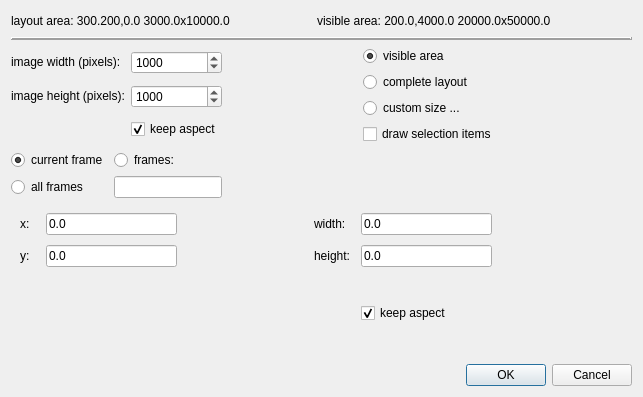
<?xml version="1.0" encoding="UTF-8"?>
<ui version="4.0">
<comment> Begin CVS Header </comment>
<comment>   $Source: /fs/turing/cvs/copasi_dev/copasi/layoutUI/CQScreenshotDialog.ui,v $ </comment>
<comment>   $Revision: 1.1.2.1 $ </comment>
<comment>   $Name: Build-33 $ </comment>
<comment>   $Author: gauges $ </comment>
<comment>   $Date: 2011/03/02 17:42:52 $ </comment>
<comment> End CVS Header </comment>

<comment> Copyright (C) 2011 by Pedro Mendes, Virginia Tech Intellectual </comment>
<comment> Properties, Inc., University of Heidelberg, and The University </comment>
<comment> of Manchester. </comment>
<comment> All rights reserved. </comment>

 <comment> All rights reserved. </comment>
 <class>screenshot_option_dialog</class>
 <widget class="QDialog" name="screenshot_option_dialog">
  <property name="windowModality">
   <enum>Qt::ApplicationModal</enum>
  </property>
  <property name="geometry">
   <rect>
    <x>0</x>
    <y>0</y>
    <width>643</width>
    <height>397</height>
   </rect>
  </property>
  <property name="sizePolicy">
   <sizepolicy hsizetype="MinimumExpanding" vsizetype="MinimumExpanding">
    <horstretch>0</horstretch>
    <verstretch>0</verstretch>
   </sizepolicy>
  </property>
  <property name="maximumSize">
   <size>
    <width>643</width>
    <height>414</height>
   </size>
  </property>
  <property name="windowTitle">
   <string>Screenshot Settings</string>
  </property>
  <property name="sizeGripEnabled">
   <bool>false</bool>
  </property>
  <property name="modal">
   <bool>false</bool>
  </property>
  <layout class="QVBoxLayout" name="verticalLayout_3">
   <item>
    <layout class="QHBoxLayout" name="horizontalLayout_24">
     <property name="sizeConstraint">
      <enum>QLayout::SetFixedSize</enum>
     </property>
     <item>
      <widget class="QLabel" name="layout_area_label">
       <property name="sizePolicy">
        <sizepolicy hsizetype="Preferred" vsizetype="Fixed">
         <horstretch>0</horstretch>
         <verstretch>0</verstretch>
        </sizepolicy>
       </property>
       <property name="text">
        <string>layout area: 300.200,0.0 3000.0x10000.0</string>
       </property>
      </widget>
     </item>
     <item>
      <spacer name="horizontalSpacer_16">
       <property name="orientation">
        <enum>Qt::Horizontal</enum>
       </property>
       <property name="sizeHint" stdset="0">
        <size>
         <width>20</width>
         <height>20</height>
        </size>
       </property>
      </spacer>
     </item>
     <item>
      <widget class="QLabel" name="visible_area_label">
       <property name="sizePolicy">
        <sizepolicy hsizetype="Preferred" vsizetype="Fixed">
         <horstretch>0</horstretch>
         <verstretch>0</verstretch>
        </sizepolicy>
       </property>
       <property name="text">
        <string>visible area: 200.0,4000.0 20000.0x50000.0</string>
       </property>
      </widget>
     </item>
     <item>
      <spacer name="horizontalSpacer_17">
       <property name="orientation">
        <enum>Qt::Horizontal</enum>
       </property>
       <property name="sizeHint" stdset="0">
        <size>
         <width>20</width>
         <height>20</height>
        </size>
       </property>
      </spacer>
     </item>
    </layout>
   </item>
   <item>
    <widget class="Line" name="line">
     <property name="frameShadow">
      <enum>QFrame::Raised</enum>
     </property>
     <property name="lineWidth">
      <number>2</number>
     </property>
     <property name="orientation">
      <enum>Qt::Horizontal</enum>
     </property>
    </widget>
   </item>
   <item>
    <layout class="QHBoxLayout" name="horizontalLayout_2">
     <property name="sizeConstraint">
      <enum>QLayout::SetFixedSize</enum>
     </property>
     <item>
      <layout class="QGridLayout" name="gridLayout">
       <item row="0" column="0">
        <widget class="QLabel" name="image_width_label">
         <property name="sizePolicy">
          <sizepolicy hsizetype="Preferred" vsizetype="Fixed">
           <horstretch>0</horstretch>
           <verstretch>0</verstretch>
          </sizepolicy>
         </property>
         <property name="toolTip">
          <string extracomment="the x position of the area that is drawn"/>
         </property>
         <property name="text">
          <string>image width (pixels):</string>
         </property>
         <property name="buddy">
          <cstring>mpImageHeightSpinbox</cstring>
         </property>
        </widget>
       </item>
       <item row="0" column="1">
        <widget class="QSpinBox" name="mpImageWidthSpinbox">
         <property name="minimumSize">
          <size>
           <width>60</width>
           <height>0</height>
          </size>
         </property>
         <property name="minimum">
          <number>100</number>
         </property>
         <property name="maximum">
          <number>10000</number>
         </property>
         <property name="singleStep">
          <number>100</number>
         </property>
         <property name="value">
          <number>1000</number>
         </property>
        </widget>
       </item>
       <item row="1" column="0">
        <widget class="QLabel" name="image_height_label">
         <property name="sizePolicy">
          <sizepolicy hsizetype="Preferred" vsizetype="Fixed">
           <horstretch>0</horstretch>
           <verstretch>0</verstretch>
          </sizepolicy>
         </property>
         <property name="toolTip">
          <string extracomment="the y position of the area that is drawn"/>
         </property>
         <property name="text">
          <string>image height (pixels):</string>
         </property>
         <property name="buddy">
          <cstring>mpImageHeightSpinbox</cstring>
         </property>
        </widget>
       </item>
       <item row="1" column="1">
        <widget class="QSpinBox" name="mpImageHeightSpinbox">
         <property name="minimumSize">
          <size>
           <width>60</width>
           <height>0</height>
          </size>
         </property>
         <property name="minimum">
          <number>100</number>
         </property>
         <property name="maximum">
          <number>10000</number>
         </property>
         <property name="singleStep">
          <number>100</number>
         </property>
         <property name="value">
          <number>1000</number>
         </property>
        </widget>
       </item>
       <item row="2" column="1">
        <widget class="QCheckBox" name="mpKeepImageAspectCheckbox">
         <property name="toolTip">
          <string extracomment="determines if width and height aspect for the image is fixed"/>
         </property>
         <property name="text">
          <string>keep aspect</string>
         </property>
         <property name="checked">
          <bool>true</bool>
         </property>
        </widget>
       </item>
      </layout>
     </item>
     <item>
      <spacer name="horizontalSpacer_5">
       <property name="orientation">
        <enum>Qt::Horizontal</enum>
       </property>
       <property name="sizeHint" stdset="0">
        <size>
         <width>40</width>
         <height>20</height>
        </size>
       </property>
      </spacer>
     </item>
     <item>
      <layout class="QVBoxLayout" name="verticalLayout_2">
       <item>
        <layout class="QVBoxLayout" name="verticalLayout">
         <item>
          <widget class="QRadioButton" name="mpVisibleButton">
           <property name="toolTip">
            <string extracomment="if selected, the area that is currently visible will be in the screenshot"/>
           </property>
           <property name="text">
            <string>visible area</string>
           </property>
           <property name="checked">
            <bool>true</bool>
           </property>
          </widget>
         </item>
         <item>
          <widget class="QRadioButton" name="mpCompleteButton">
           <property name="toolTip">
            <string extracomment="if selected, the complete layout is drawn"/>
           </property>
           <property name="text">
            <string>complete layout</string>
           </property>
          </widget>
         </item>
         <item>
          <widget class="QRadioButton" name="mpCustomButton">
           <property name="toolTip">
            <string extracomment="the area given by the coordinates below is drawn"/>
           </property>
           <property name="text">
            <string>custom size ...</string>
           </property>
          </widget>
         </item>
        </layout>
       </item>
       <item>
        <widget class="QCheckBox" name="mpDrawSelectionCheckbox">
         <property name="toolTip">
          <string extracomment="determines if the selection is visible in the screenshot"/>
         </property>
         <property name="text">
          <string>draw selection items</string>
         </property>
         <property name="checked">
          <bool>false</bool>
         </property>
        </widget>
       </item>
      </layout>
     </item>
     <item>
      <spacer name="horizontalSpacer_15">
       <property name="orientation">
        <enum>Qt::Horizontal</enum>
       </property>
       <property name="sizeHint" stdset="0">
        <size>
         <width>40</width>
         <height>20</height>
        </size>
       </property>
      </spacer>
     </item>
    </layout>
   </item>
   <item>
    <widget class="QWidget" name="mpFramesWidget" native="true">
     <property name="enabled">
      <bool>true</bool>
     </property>
     <property name="sizePolicy">
      <sizepolicy hsizetype="Preferred" vsizetype="Fixed">
       <horstretch>0</horstretch>
       <verstretch>0</verstretch>
      </sizepolicy>
     </property>
     <layout class="QGridLayout" name="gridLayout_4">
      <property name="sizeConstraint">
       <enum>QLayout::SetFixedSize</enum>
      </property>
      <property name="margin">
       <number>0</number>
      </property>
      <item row="0" column="0">
       <widget class="QRadioButton" name="mpCurrentFrameButton">
        <property name="text">
         <string>current frame</string>
        </property>
        <property name="checked">
         <bool>true</bool>
        </property>
       </widget>
      </item>
      <item row="0" column="1">
       <widget class="QRadioButton" name="mpFramesButton">
        <property name="text">
         <string>frames:</string>
        </property>
       </widget>
      </item>
      <item row="1" column="0">
       <widget class="QRadioButton" name="mpAllFramesButton">
        <property name="text">
         <string>all frames</string>
        </property>
       </widget>
      </item>
      <item row="1" column="1">
       <widget class="QLineEdit" name="mpFramesEdit">
        <property name="enabled">
         <bool>true</bool>
        </property>
       </widget>
      </item>
     </layout>
    </widget>
   </item>
   <item>
    <widget class="QWidget" name="mpAdvancedWidget" native="true">
     <property name="enabled">
      <bool>true</bool>
     </property>
     <layout class="QGridLayout" name="gridLayout_2">
      <item row="0" column="0">
       <widget class="QLabel" name="x_label">
        <property name="sizePolicy">
         <sizepolicy hsizetype="Preferred" vsizetype="Fixed">
          <horstretch>0</horstretch>
          <verstretch>0</verstretch>
         </sizepolicy>
        </property>
        <property name="toolTip">
         <string extracomment="the x position of the area that is drawn"/>
        </property>
        <property name="text">
         <string>x:</string>
        </property>
        <property name="buddy">
         <cstring>mpXLineEdit</cstring>
        </property>
       </widget>
      </item>
      <item row="0" column="1">
       <widget class="QLineEdit" name="mpXLineEdit">
        <property name="enabled">
         <bool>true</bool>
        </property>
        <property name="text">
         <string>0.0</string>
        </property>
       </widget>
      </item>
      <item row="0" column="2">
       <spacer name="horizontalSpacer_2">
        <property name="orientation">
         <enum>Qt::Horizontal</enum>
        </property>
        <property name="sizeHint" stdset="0">
         <size>
          <width>92</width>
          <height>13</height>
         </size>
        </property>
       </spacer>
      </item>
      <item row="0" column="3">
       <widget class="QLabel" name="width_label">
        <property name="sizePolicy">
         <sizepolicy hsizetype="Preferred" vsizetype="Fixed">
          <horstretch>0</horstretch>
          <verstretch>0</verstretch>
         </sizepolicy>
        </property>
        <property name="toolTip">
         <string extracomment="the width in model coordinates of the area that is drawn"/>
        </property>
        <property name="text">
         <string>width:</string>
        </property>
        <property name="buddy">
         <cstring>mpWidthLineEdit</cstring>
        </property>
       </widget>
      </item>
      <item row="0" column="4">
       <widget class="QLineEdit" name="mpWidthLineEdit">
        <property name="enabled">
         <bool>true</bool>
        </property>
        <property name="text">
         <string>0.0</string>
        </property>
       </widget>
      </item>
      <item row="0" column="5">
       <spacer name="horizontalSpacer_18">
        <property name="orientation">
         <enum>Qt::Horizontal</enum>
        </property>
        <property name="sizeHint" stdset="0">
         <size>
          <width>92</width>
          <height>13</height>
         </size>
        </property>
       </spacer>
      </item>
      <item row="1" column="0">
       <widget class="QLabel" name="y_label">
        <property name="sizePolicy">
         <sizepolicy hsizetype="Preferred" vsizetype="Fixed">
          <horstretch>0</horstretch>
          <verstretch>0</verstretch>
         </sizepolicy>
        </property>
        <property name="toolTip">
         <string extracomment="the y position of the area that is drawn"/>
        </property>
        <property name="text">
         <string>y:</string>
        </property>
        <property name="buddy">
         <cstring>mpYLineEdit</cstring>
        </property>
       </widget>
      </item>
      <item row="1" column="1">
       <widget class="QLineEdit" name="mpYLineEdit">
        <property name="enabled">
         <bool>true</bool>
        </property>
        <property name="text">
         <string>0.0</string>
        </property>
       </widget>
      </item>
      <item row="1" column="2">
       <spacer name="horizontalSpacer">
        <property name="orientation">
         <enum>Qt::Horizontal</enum>
        </property>
        <property name="sizeHint" stdset="0">
         <size>
          <width>92</width>
          <height>30</height>
         </size>
        </property>
       </spacer>
      </item>
      <item row="1" column="3">
       <widget class="QLabel" name="height_label">
        <property name="sizePolicy">
         <sizepolicy hsizetype="Preferred" vsizetype="Fixed">
          <horstretch>0</horstretch>
          <verstretch>0</verstretch>
         </sizepolicy>
        </property>
        <property name="toolTip">
         <string extracomment="the height in model coordinates of the area that is drawn"/>
        </property>
        <property name="text">
         <string>height:</string>
        </property>
        <property name="buddy">
         <cstring>mpHeightLineEdit</cstring>
        </property>
       </widget>
      </item>
      <item row="1" column="4">
       <widget class="QLineEdit" name="mpHeightLineEdit">
        <property name="enabled">
         <bool>true</bool>
        </property>
        <property name="text">
         <string>0.0</string>
        </property>
       </widget>
      </item>
      <item row="1" column="5">
       <spacer name="horizontalSpacer_3">
        <property name="orientation">
         <enum>Qt::Horizontal</enum>
        </property>
        <property name="sizeHint" stdset="0">
         <size>
          <width>92</width>
          <height>30</height>
         </size>
        </property>
       </spacer>
      </item>
      <item row="2" column="0">
       <spacer name="verticalSpacer_4">
        <property name="orientation">
         <enum>Qt::Vertical</enum>
        </property>
        <property name="sizeHint" stdset="0">
         <size>
          <width>20</width>
          <height>22</height>
         </size>
        </property>
       </spacer>
      </item>
      <item row="2" column="1">
       <spacer name="verticalSpacer">
        <property name="orientation">
         <enum>Qt::Vertical</enum>
        </property>
        <property name="sizeHint" stdset="0">
         <size>
          <width>48</width>
          <height>22</height>
         </size>
        </property>
       </spacer>
      </item>
      <item row="2" column="2">
       <spacer name="verticalSpacer_2">
        <property name="orientation">
         <enum>Qt::Vertical</enum>
        </property>
        <property name="sizeHint" stdset="0">
         <size>
          <width>40</width>
          <height>22</height>
         </size>
        </property>
       </spacer>
      </item>
      <item row="2" column="3">
       <spacer name="verticalSpacer_5">
        <property name="orientation">
         <enum>Qt::Vertical</enum>
        </property>
        <property name="sizeHint" stdset="0">
         <size>
          <width>41</width>
          <height>22</height>
         </size>
        </property>
       </spacer>
      </item>
      <item row="2" column="4">
       <widget class="QCheckBox" name="mpKeepAreaAspectCheckbox">
        <property name="toolTip">
         <string extracomment="determines if the width and height apect ratio is fixed"/>
        </property>
        <property name="text">
         <string>keep aspect</string>
        </property>
        <property name="checked">
         <bool>true</bool>
        </property>
       </widget>
      </item>
      <item row="2" column="5">
       <spacer name="verticalSpacer_3">
        <property name="orientation">
         <enum>Qt::Vertical</enum>
        </property>
        <property name="sizeHint" stdset="0">
         <size>
          <width>40</width>
          <height>22</height>
         </size>
        </property>
       </spacer>
      </item>
     </layout>
    </widget>
   </item>
   <item>
    <widget class="QDialogButtonBox" name="buttonBox">
     <property name="orientation">
      <enum>Qt::Horizontal</enum>
     </property>
     <property name="standardButtons">
      <set>QDialogButtonBox::Cancel|QDialogButtonBox::Ok</set>
     </property>
    </widget>
   </item>
  </layout>
 </widget>
 <tabstops>
  <tabstop>buttonBox</tabstop>
  <tabstop>mpImageWidthSpinbox</tabstop>
  <tabstop>mpImageHeightSpinbox</tabstop>
  <tabstop>mpKeepImageAspectCheckbox</tabstop>
  <tabstop>mpVisibleButton</tabstop>
  <tabstop>mpCompleteButton</tabstop>
  <tabstop>mpCustomButton</tabstop>
  <tabstop>mpDrawSelectionCheckbox</tabstop>
  <tabstop>mpCurrentFrameButton</tabstop>
  <tabstop>mpAllFramesButton</tabstop>
  <tabstop>mpFramesButton</tabstop>
  <tabstop>mpFramesEdit</tabstop>
  <tabstop>mpXLineEdit</tabstop>
  <tabstop>mpYLineEdit</tabstop>
  <tabstop>mpWidthLineEdit</tabstop>
  <tabstop>mpHeightLineEdit</tabstop>
  <tabstop>mpKeepAreaAspectCheckbox</tabstop>
 </tabstops>
 <resources/>
 <connections>
  <connection>
   <sender>buttonBox</sender>
   <signal>accepted()</signal>
   <receiver>screenshot_option_dialog</receiver>
   <slot>accept()</slot>
   <hints>
    <hint type="sourcelabel">
     <x>228</x>
     <y>310</y>
    </hint>
    <hint type="destinationlabel">
     <x>157</x>
     <y>274</y>
    </hint>
   </hints>
  </connection>
  <connection>
   <sender>buttonBox</sender>
   <signal>rejected()</signal>
   <receiver>screenshot_option_dialog</receiver>
   <slot>reject()</slot>
   <hints>
    <hint type="sourcelabel">
     <x>296</x>
     <y>316</y>
    </hint>
    <hint type="destinationlabel">
     <x>286</x>
     <y>274</y>
    </hint>
   </hints>
  </connection>
 </connections>
 <slots>
  <slot>slot_custom_area_toggled(bool)</slot>
 </slots>
</ui>
